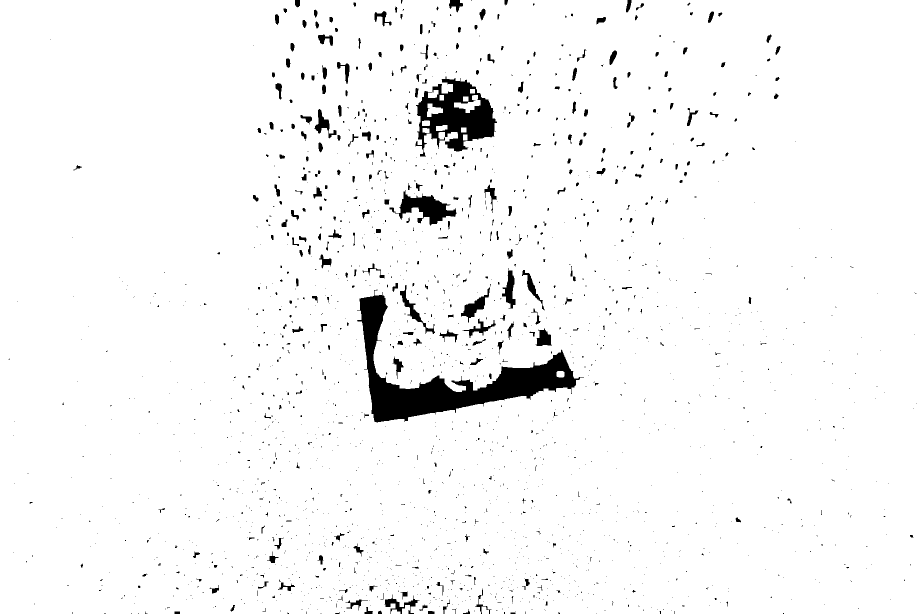
#> input picture data/Output/flash/closing/DSC_0573.png, 1840 x 1228 px, given as the content of the folder data/Rain Datasets/flash downsized, which was not available (shown at 1/2 size)
$ python mask.py
#> lines starting #> are read from the running program, lines starting #| are printed output that depends on the picture; after the words box and inside, x2 and y2 are one past the last pixel; in counts of white or black regions, pixels touching at a corner belong together; pictures that were not available may be replaced by others from this repository, and a replacement may not be noted
import cv2 as cv
import numpy as np
import matplotlib.pyplot as plt
import os


def primitive_thresholding(image, lower, upper):
    '''Thresholding using a simple lower and upper threshold'''
    _, thresh_mask = cv.threshold(image, lower, upper, cv.THRESH_BINARY)
    return thresh_mask

# [5 lines left out: function opening, not called in this run]

def closing(image, kernel_size):
    '''Closing operation using cv2.morphologyEx'''
    kernel = np.ones((kernel_size, kernel_size), np.uint8)
    closing = cv.morphologyEx(image, cv.MORPH_CLOSE, kernel)
    return closing

def connected_components(image):
    '''Connected components using cv2.connectedComponentsWithStats'''
    num_labels, labels, stats, centroids = cv.connectedComponentsWithStats(image, connectivity=8)
    return num_labels, labels, stats, centroids


# looping through the images
input_folder = "data/Rain Datasets/flash downsized"
output_folder = "data/Output/flash/closing"

for filename in os.listdir(input_folder):
    # read the image
    img_bgr = cv.imread(os.path.join(input_folder, filename))
#> img_bgr is the input picture: shape (1228, 1840, 3); 96.5% white; 1925 black regions (1603 under 20 px), largest, box (x1, y1, x2, y2) and area: (714, 579, 1168, 845) 28317, (831, 153, 994, 314) 12612, (779, 380, 913, 451) 3736
    img_rgb = cv.cvtColor(img_bgr, cv.COLOR_BGR2RGB)

    # image to grayscale
    img_gray = cv.cvtColor(img_rgb, cv.COLOR_RGB2GRAY)

    # # image to hsv
    # img_hsv = cv.cvtColor(img_rgb, cv.COLOR_RGB2HSV)

    # apply primitive thresholding
    primitive_mask = primitive_thresholding(img_gray, 250, 255)
    primitive_mask_inv = cv.bitwise_not(primitive_mask)
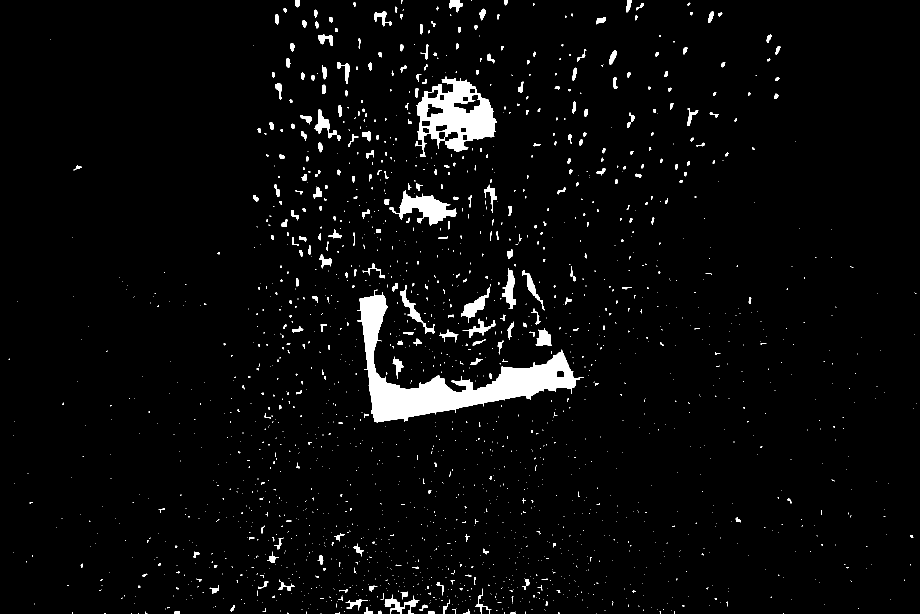
#> primitive_mask_inv: shape (1228, 1840) (shown at 1/2 size); 3.5% white; 1925 white regions (1603 under 20 px), largest, box (x1, y1, x2, y2) and area: (714, 579, 1168, 845) 28317, (831, 153, 994, 314) 12612, (779, 380, 913, 451) 3736

    # # show primitive_mask_inv using matplotlib
    # plt.imshow(primitive_mask_inv, cmap='gray')
    # plt.title('Primitive Thresholding Inverted')
    # plt.show()

    # apply closing operation
    closing_mask = closing(primitive_mask, 9)
#> in closing, `closing = cv.morphologyEx(image, cv.MORPH_CLOSE, kernel)`:
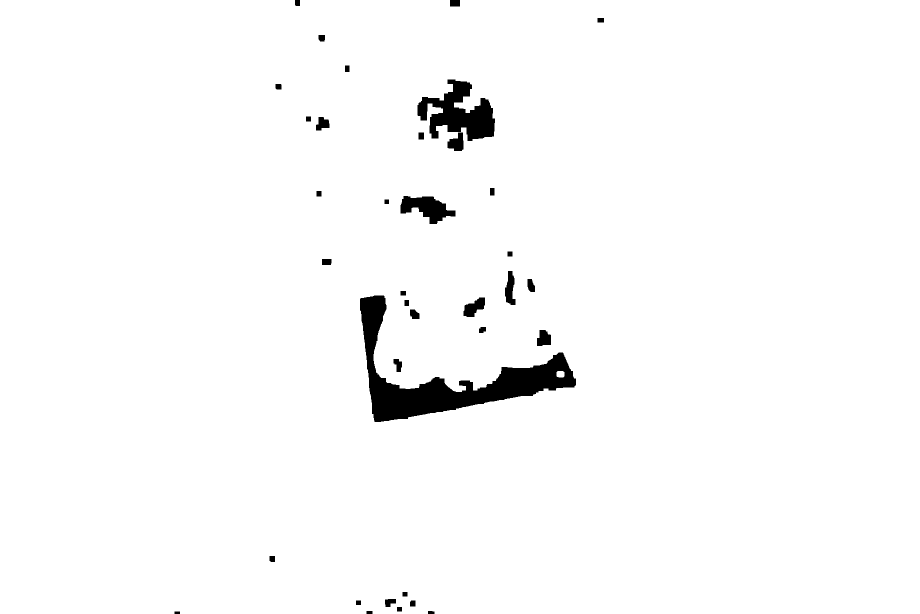
#> closing: shape (1228, 1840) (shown at 1/2 size); 97.8% white; 36 black regions, largest, box (x1, y1, x2, y2) and area: (720, 591, 1152, 844) 27882, (835, 159, 990, 282) 9859, (801, 392, 911, 448) 3368
    closing_mask_inv = cv.bitwise_not(closing_mask)
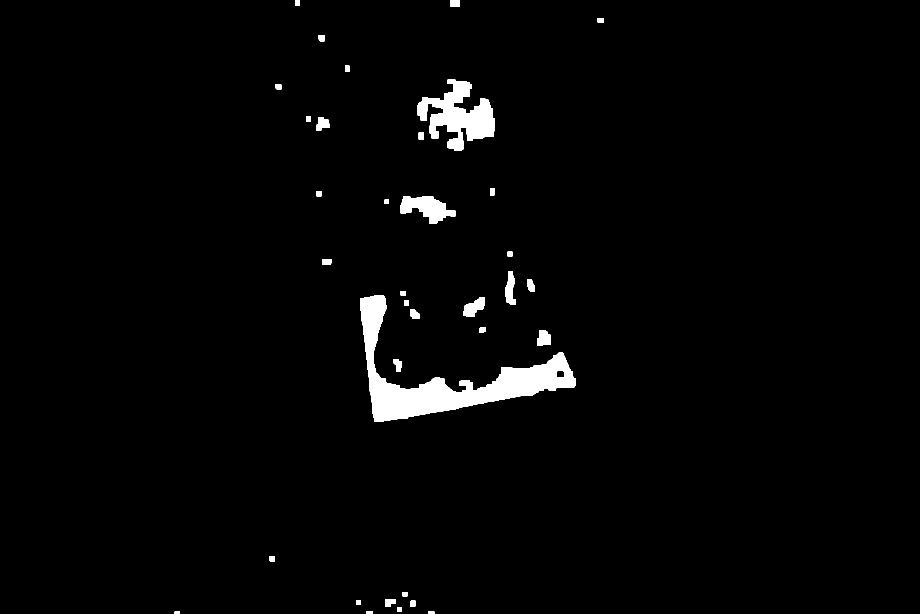
#> closing_mask_inv: shape (1228, 1840) (shown at 1/2 size); 2.2% white; 36 white regions, largest, box (x1, y1, x2, y2) and area: (720, 591, 1152, 844) 27882, (835, 159, 990, 282) 9859, (801, 392, 911, 448) 3368

    # # save closing_mask
    # output_path = os.path.join(output_folder, f"{os.path.splitext(filename)[0]}.png")
    # cv.imwrite(output_path, closing_mask_inv)

    print(f"Saved mask for {filename}")

    # calculate connected components
    num_labels, labels, stats, centroids = connected_components(closing_mask)
#> in connected_components, `num_labels, labels, stats, centroids = cv.connectedComponentsWithStats..`:
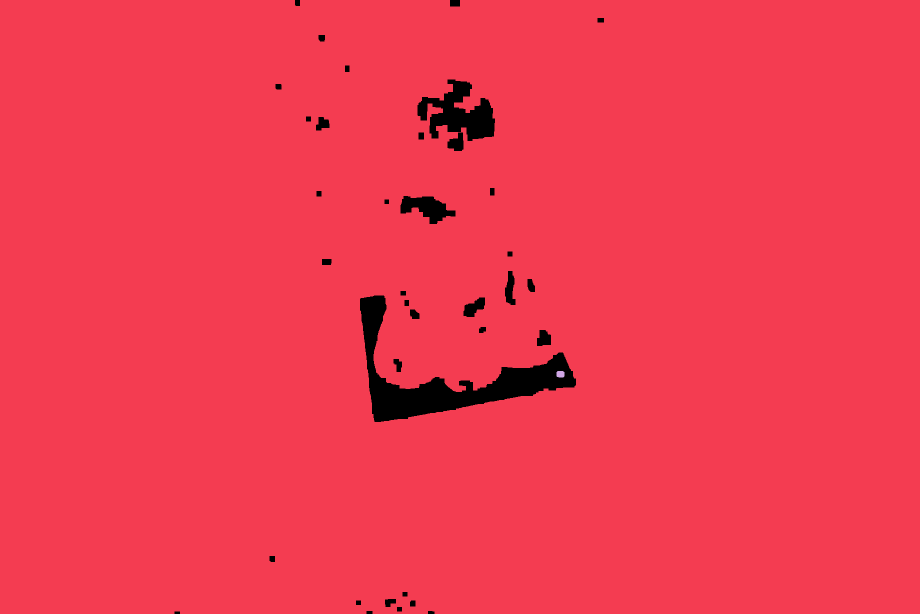
#> labels: shape (1228, 1840) int32 (shown at 1/2 size); 3 distinct labels, from 0 to 2; one colour per label, 0 black
#> in connected_components, `num_labels, labels, stats, centroids = cv.connectedComponentsWithStats..`: num_labels = 3; stats = [[349, 0, 859, 1228, 49119], [0, 0, 1840, 1228, 2210208], [1113, 742, 16, 13, 193]]; centroids = [[894.7, 594.4], [920, 613.9], [1120.5, 748]]
#> num_labels = 3; centroids = [[894.7, 594.4], [920, 613.9], [1120.5, 748]]
    np.savetxt(f"data/Output/flash/connected_components/stats/{os.path.splitext(filename)[0]}.txt", stats, fmt='%d')
    np.savetxt(f"data/Output/flash/connected_components/centroids/{os.path.splitext(filename)[0]}.txt", centroids, fmt='%d')
    np.savetxt(f"data/Output/flash/connected_components/labels/{os.path.splitext(filename)[0]}.txt", labels, fmt='%d')


    # print(num_labels)
    # print(labels)
    # print(stats)
    # print(centroids)

    # write stats to file
    # np.savetxt("stats.txt", stats, fmt='%d')
    # np.savetxt("centroids.txt", centroids, fmt='%d')
    # np.savetxt("labels.txt", labels, fmt='%d')


    # # Visualize components by coloring them
    # colored_components = np.zeros((*closing_mask.shape, 3), dtype=np.uint8)
    # for i in range(1, num_labels):  # Skip background
    #     color = (np.random.randint(0, 255), np.random.randint(0, 255), np.random.randint(0, 255))
    #     colored_components[labels == i] = color

    # # save colored_components
    # path = os.path.join("Output/flash/colored_components", f"{os.path.splitext(filename)[0]}.png")
    # cv.imwrite(path, colored_components)

    # break

    # show closing_mask using matplotlib
    # plt.imshow(closing_mask, cmap='gray')
    # plt.title('Closing Operation')
    # plt.show()

    # # cv.imwrite('closing_mask.png', closing_mask)

    # # # display img, primitive_mask, opening_mask side by side
    # # plt.figure(figsize=(15, 5))
    # # plt.subplot(131)
    # # plt.imshow(img, cmap='gray')
    # # plt.title('Original Image grayscaled')
    # # plt.subplot(132)
    # # plt.imshow(primitive_mask, cmap='gray')
    # # plt.title('Primitive Thresholding')
    # # plt.subplot(133)
    # # plt.imshow(opening_mask, cmap='gray')
    # # plt.title('Opening Operation')
    # # plt.show()

$ run again, on data/Output/flash/closing/DSC_0623.png
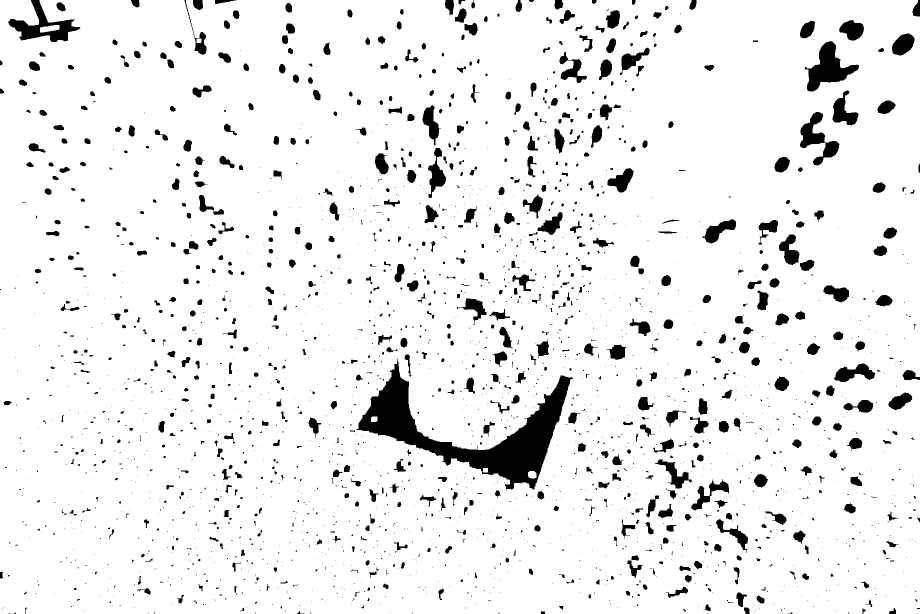
#> input picture data/Output/flash/closing/DSC_0623.png, 1840 x 1228 px, given as the content of the folder data/Rain Datasets/flash downsized, which was not available (shown at 1/2 size)
#> img_bgr is the input picture: shape (1228, 1840, 3); 92.8% white; 2296 black regions (1561 under 20 px), largest, box (x1, y1, x2, y2) and area: (713, 717, 1146, 981) 29622, (1609, 82, 1718, 183) 4679, (17, 0, 161, 85) 4151
#> closing: shape (1228, 1840); 95.2% white; 221 black regions, largest, box (x1, y1, x2, y2) and area: (717, 733, 1140, 976) 29093, (1614, 84, 1716, 182) 4604, (19, 0, 96, 80) 2391
#> `closing_mask_inv = cv.bitwise_not(closing_mask)`:
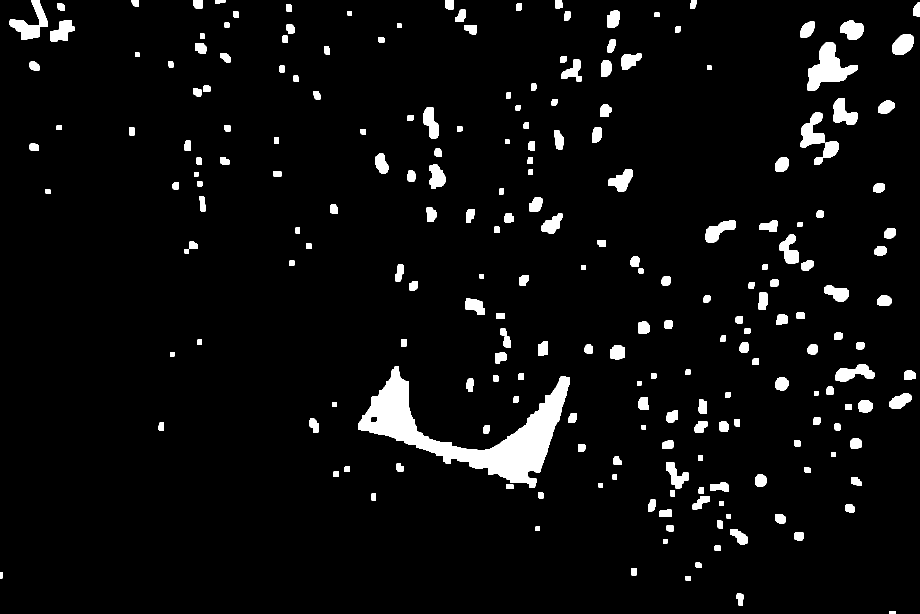
#> closing_mask_inv: shape (1228, 1840) (shown at 1/2 size); 4.8% white; 221 white regions, largest, box (x1, y1, x2, y2) and area: (717, 733, 1140, 976) 29093, (1614, 84, 1716, 182) 4604, (19, 0, 96, 80) 2391
#> in connected_components, `num_labels, labels, stats, centroids = cv.connectedComponentsWithStats..`:
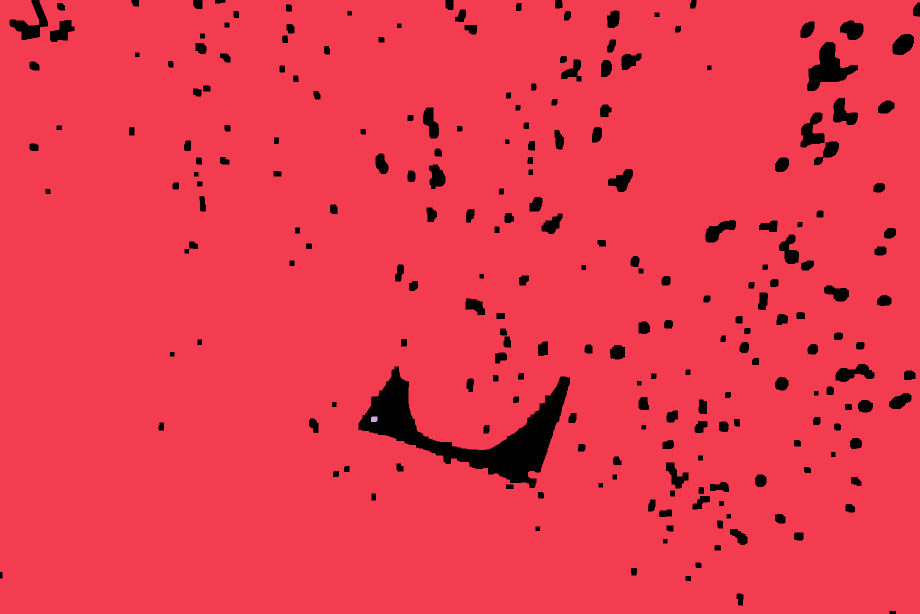
#> labels: shape (1228, 1840) int32 (shown at 1/2 size); 3 distinct labels, from 0 to 2; one colour per label, 0 black
#> in connected_components, `num_labels, labels, stats, centroids = cv.connectedComponentsWithStats..`: num_labels = 3; stats = [[0, 0, 1840, 1228, 108925], [0, 0, 1840, 1228, 2150459], [742, 833, 13, 11, 136]]; centroids = [[1147, 563.9], [908, 616], [748, 838]]
#> `num_labels, labels, stats, centroids = connected_components(closing_ma..`: num_labels = 3; centroids = [[1147, 563.9], [908, 616], [748, 838]]
